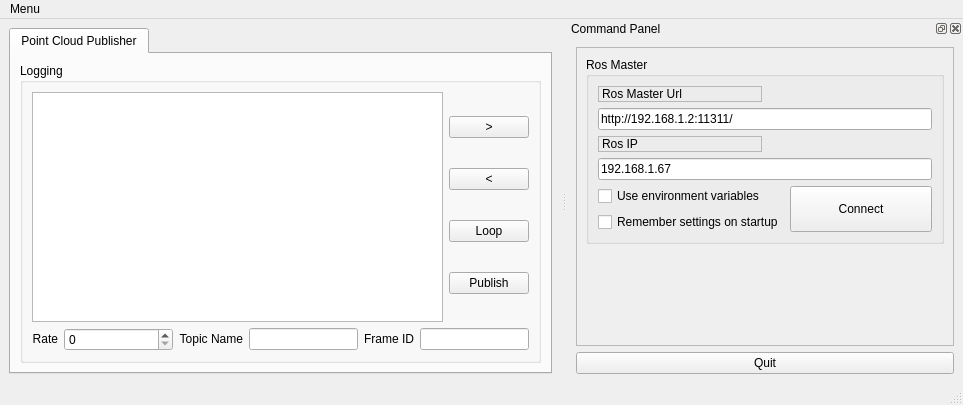
<?xml version="1.0" encoding="UTF-8"?>
<ui version="4.0">
 <class>MainWindowDesign</class>
 <widget class="QMainWindow" name="MainWindowDesign">
  <property name="geometry">
   <rect>
    <x>0</x>
    <y>0</y>
    <width>963</width>
    <height>405</height>
   </rect>
  </property>
  <property name="windowTitle">
   <string>QRosApp</string>
  </property>
  <property name="windowIcon">
   <iconset resource="../resources/images.qrc">
    <normaloff>:/images/icon.png</normaloff>:/images/icon.png</iconset>
  </property>
  <property name="locale">
   <locale language="English" country="Australia"/>
  </property>
  <widget class="QWidget" name="centralwidget">
   <layout class="QHBoxLayout">
    <item>
     <widget class="QTabWidget" name="tab_manager">
      <property name="sizePolicy">
       <sizepolicy hsizetype="Preferred" vsizetype="Preferred">
        <horstretch>0</horstretch>
        <verstretch>0</verstretch>
       </sizepolicy>
      </property>
      <property name="minimumSize">
       <size>
        <width>0</width>
        <height>0</height>
       </size>
      </property>
      <property name="locale">
       <locale language="English" country="Australia"/>
      </property>
      <property name="currentIndex">
       <number>0</number>
      </property>
      <widget class="QWidget" name="tab_status">
       <attribute name="title">
        <string>Point Cloud Publisher</string>
       </attribute>
       <layout class="QVBoxLayout" name="verticalLayout_2">
        <item>
         <widget class="QGroupBox" name="groupBox_log">
          <property name="sizePolicy">
           <sizepolicy hsizetype="Preferred" vsizetype="Preferred">
            <horstretch>0</horstretch>
            <verstretch>0</verstretch>
           </sizepolicy>
          </property>
          <property name="minimumSize">
           <size>
            <width>0</width>
            <height>0</height>
           </size>
          </property>
          <property name="title">
           <string>Logging</string>
          </property>
          <layout class="QGridLayout" name="gridLayout_3">
           <item row="0" column="0">
            <layout class="QVBoxLayout" name="verticalLayout_5">
             <item>
              <widget class="QListView" name="view_logging">
               <property name="sizePolicy">
                <sizepolicy hsizetype="Expanding" vsizetype="Expanding">
                 <horstretch>0</horstretch>
                 <verstretch>0</verstretch>
                </sizepolicy>
               </property>
               <property name="minimumSize">
                <size>
                 <width>0</width>
                 <height>0</height>
                </size>
               </property>
              </widget>
             </item>
            </layout>
           </item>
           <item row="0" column="1">
            <layout class="QVBoxLayout" name="verticalLayout_4">
             <item>
              <widget class="QPushButton" name="pushButton_right">
               <property name="sizePolicy">
                <sizepolicy hsizetype="Fixed" vsizetype="Fixed">
                 <horstretch>0</horstretch>
                 <verstretch>0</verstretch>
                </sizepolicy>
               </property>
               <property name="text">
                <string>&gt;</string>
               </property>
              </widget>
             </item>
             <item>
              <widget class="QPushButton" name="pushButton_left">
               <property name="sizePolicy">
                <sizepolicy hsizetype="Fixed" vsizetype="Fixed">
                 <horstretch>0</horstretch>
                 <verstretch>0</verstretch>
                </sizepolicy>
               </property>
               <property name="text">
                <string>&lt;</string>
               </property>
              </widget>
             </item>
             <item>
              <widget class="QPushButton" name="pushButton_loop">
               <property name="sizePolicy">
                <sizepolicy hsizetype="Fixed" vsizetype="Fixed">
                 <horstretch>0</horstretch>
                 <verstretch>0</verstretch>
                </sizepolicy>
               </property>
               <property name="text">
                <string>Loop</string>
               </property>
              </widget>
             </item>
             <item>
              <widget class="QPushButton" name="pushButton_P">
               <property name="sizePolicy">
                <sizepolicy hsizetype="Fixed" vsizetype="Fixed">
                 <horstretch>0</horstretch>
                 <verstretch>0</verstretch>
                </sizepolicy>
               </property>
               <property name="text">
                <string>Publish</string>
               </property>
               <property name="checkable">
                <bool>true</bool>
               </property>
              </widget>
             </item>
            </layout>
           </item>
           <item row="1" column="0" colspan="2">
            <layout class="QHBoxLayout" name="horizontalLayout">
             <item>
              <widget class="QLabel" name="label_3">
               <property name="sizePolicy">
                <sizepolicy hsizetype="Fixed" vsizetype="Fixed">
                 <horstretch>0</horstretch>
                 <verstretch>0</verstretch>
                </sizepolicy>
               </property>
               <property name="layoutDirection">
                <enum>Qt::LeftToRight</enum>
               </property>
               <property name="text">
                <string>Rate</string>
               </property>
               <property name="alignment">
                <set>Qt::AlignRight|Qt::AlignTrailing|Qt::AlignVCenter</set>
               </property>
              </widget>
             </item>
             <item>
              <widget class="QSpinBox" name="spinBox_r">
               <property name="sizePolicy">
                <sizepolicy hsizetype="Preferred" vsizetype="Fixed">
                 <horstretch>0</horstretch>
                 <verstretch>0</verstretch>
                </sizepolicy>
               </property>
               <property name="minimumSize">
                <size>
                 <width>68</width>
                 <height>0</height>
                </size>
               </property>
               <property name="maximumSize">
                <size>
                 <width>114</width>
                 <height>16777215</height>
                </size>
               </property>
              </widget>
             </item>
             <item>
              <widget class="QLabel" name="label_4">
               <property name="sizePolicy">
                <sizepolicy hsizetype="Fixed" vsizetype="Fixed">
                 <horstretch>0</horstretch>
                 <verstretch>0</verstretch>
                </sizepolicy>
               </property>
               <property name="layoutDirection">
                <enum>Qt::LeftToRight</enum>
               </property>
               <property name="text">
                <string>Topic Name</string>
               </property>
               <property name="alignment">
                <set>Qt::AlignRight|Qt::AlignTrailing|Qt::AlignVCenter</set>
               </property>
              </widget>
             </item>
             <item>
              <widget class="QLineEdit" name="lineEdit_tn">
               <property name="sizePolicy">
                <sizepolicy hsizetype="Preferred" vsizetype="Fixed">
                 <horstretch>0</horstretch>
                 <verstretch>0</verstretch>
                </sizepolicy>
               </property>
               <property name="minimumSize">
                <size>
                 <width>108</width>
                 <height>0</height>
                </size>
               </property>
               <property name="readOnly">
                <bool>false</bool>
               </property>
              </widget>
             </item>
             <item>
              <widget class="QLabel" name="label_5">
               <property name="sizePolicy">
                <sizepolicy hsizetype="Fixed" vsizetype="Fixed">
                 <horstretch>0</horstretch>
                 <verstretch>0</verstretch>
                </sizepolicy>
               </property>
               <property name="layoutDirection">
                <enum>Qt::LeftToRight</enum>
               </property>
               <property name="text">
                <string>Frame ID</string>
               </property>
               <property name="alignment">
                <set>Qt::AlignRight|Qt::AlignTrailing|Qt::AlignVCenter</set>
               </property>
              </widget>
             </item>
             <item>
              <widget class="QLineEdit" name="lineEdit_fi">
               <property name="sizePolicy">
                <sizepolicy hsizetype="Preferred" vsizetype="Fixed">
                 <horstretch>0</horstretch>
                 <verstretch>0</verstretch>
                </sizepolicy>
               </property>
               <property name="minimumSize">
                <size>
                 <width>108</width>
                 <height>0</height>
                </size>
               </property>
              </widget>
             </item>
            </layout>
           </item>
          </layout>
         </widget>
        </item>
       </layout>
      </widget>
     </widget>
    </item>
   </layout>
  </widget>
  <widget class="QMenuBar" name="menubar">
   <property name="geometry">
    <rect>
     <x>0</x>
     <y>0</y>
     <width>963</width>
     <height>31</height>
    </rect>
   </property>
   <widget class="QMenu" name="menu_File">
    <property name="title">
     <string>Menu</string>
    </property>
    <addaction name="separator"/>
    <addaction name="actionAbout"/>
    <addaction name="actionAbout_Qt"/>
    <addaction name="separator"/>
    <addaction name="action_Quit"/>
   </widget>
   <addaction name="menu_File"/>
  </widget>
  <widget class="QStatusBar" name="statusbar"/>
  <widget class="QDockWidget" name="dock_status">
   <property name="sizePolicy">
    <sizepolicy hsizetype="Preferred" vsizetype="Preferred">
     <horstretch>0</horstretch>
     <verstretch>0</verstretch>
    </sizepolicy>
   </property>
   <property name="minimumSize">
    <size>
     <width>396</width>
     <height>346</height>
    </size>
   </property>
   <property name="allowedAreas">
    <set>Qt::RightDockWidgetArea</set>
   </property>
   <property name="windowTitle">
    <string>Command Panel</string>
   </property>
   <attribute name="dockWidgetArea">
    <number>2</number>
   </attribute>
   <widget class="QWidget" name="dockWidgetContents_2">
    <layout class="QVBoxLayout" name="verticalLayout">
     <item>
      <widget class="QFrame" name="frame">
       <property name="sizePolicy">
        <sizepolicy hsizetype="Preferred" vsizetype="Preferred">
         <horstretch>0</horstretch>
         <verstretch>0</verstretch>
        </sizepolicy>
       </property>
       <property name="minimumSize">
        <size>
         <width>0</width>
         <height>0</height>
        </size>
       </property>
       <property name="frameShape">
        <enum>QFrame::StyledPanel</enum>
       </property>
       <property name="frameShadow">
        <enum>QFrame::Raised</enum>
       </property>
       <layout class="QVBoxLayout" name="verticalLayout_3">
        <item>
         <widget class="QGroupBox" name="groupBox">
          <property name="sizePolicy">
           <sizepolicy hsizetype="Preferred" vsizetype="Preferred">
            <horstretch>0</horstretch>
            <verstretch>0</verstretch>
           </sizepolicy>
          </property>
          <property name="minimumSize">
           <size>
            <width>0</width>
            <height>0</height>
           </size>
          </property>
          <property name="title">
           <string>Ros Master</string>
          </property>
          <layout class="QGridLayout" name="gridLayout">
           <item row="2" column="0">
            <widget class="QLabel" name="label_2">
             <property name="sizePolicy">
              <sizepolicy hsizetype="Preferred" vsizetype="Preferred">
               <horstretch>0</horstretch>
               <verstretch>0</verstretch>
              </sizepolicy>
             </property>
             <property name="minimumSize">
              <size>
               <width>0</width>
               <height>0</height>
              </size>
             </property>
             <property name="frameShape">
              <enum>QFrame::StyledPanel</enum>
             </property>
             <property name="frameShadow">
              <enum>QFrame::Raised</enum>
             </property>
             <property name="text">
              <string>Ros IP</string>
             </property>
            </widget>
           </item>
           <item row="0" column="0">
            <widget class="QLabel" name="label">
             <property name="sizePolicy">
              <sizepolicy hsizetype="Preferred" vsizetype="Preferred">
               <horstretch>0</horstretch>
               <verstretch>0</verstretch>
              </sizepolicy>
             </property>
             <property name="minimumSize">
              <size>
               <width>0</width>
               <height>0</height>
              </size>
             </property>
             <property name="frameShape">
              <enum>QFrame::StyledPanel</enum>
             </property>
             <property name="frameShadow">
              <enum>QFrame::Raised</enum>
             </property>
             <property name="text">
              <string>Ros Master Url</string>
             </property>
            </widget>
           </item>
           <item row="4" column="0" colspan="2">
            <layout class="QGridLayout" name="gridLayout_2">
             <item row="0" column="0">
              <widget class="QCheckBox" name="checkbox_use_environment">
               <property name="sizePolicy">
                <sizepolicy hsizetype="Preferred" vsizetype="Preferred">
                 <horstretch>0</horstretch>
                 <verstretch>0</verstretch>
                </sizepolicy>
               </property>
               <property name="minimumSize">
                <size>
                 <width>0</width>
                 <height>0</height>
                </size>
               </property>
               <property name="layoutDirection">
                <enum>Qt::LeftToRight</enum>
               </property>
               <property name="text">
                <string>Use environment variables</string>
               </property>
              </widget>
             </item>
             <item row="1" column="0">
              <widget class="QCheckBox" name="checkbox_remember_settings">
               <property name="sizePolicy">
                <sizepolicy hsizetype="Preferred" vsizetype="Preferred">
                 <horstretch>0</horstretch>
                 <verstretch>0</verstretch>
                </sizepolicy>
               </property>
               <property name="minimumSize">
                <size>
                 <width>0</width>
                 <height>0</height>
                </size>
               </property>
               <property name="layoutDirection">
                <enum>Qt::LeftToRight</enum>
               </property>
               <property name="text">
                <string>Remember settings on startup</string>
               </property>
              </widget>
             </item>
             <item row="0" column="1" rowspan="2">
              <widget class="QPushButton" name="button_connect">
               <property name="enabled">
                <bool>true</bool>
               </property>
               <property name="sizePolicy">
                <sizepolicy hsizetype="Preferred" vsizetype="Preferred">
                 <horstretch>0</horstretch>
                 <verstretch>0</verstretch>
                </sizepolicy>
               </property>
               <property name="minimumSize">
                <size>
                 <width>0</width>
                 <height>0</height>
                </size>
               </property>
               <property name="toolTip">
                <string>Set the target to the current joint trajectory state.</string>
               </property>
               <property name="statusTip">
                <string>Clear all waypoints and set the target to the current joint trajectory state.</string>
               </property>
               <property name="text">
                <string>Connect</string>
               </property>
              </widget>
             </item>
            </layout>
           </item>
           <item row="3" column="0" colspan="2">
            <widget class="QLineEdit" name="line_edit_host">
             <property name="sizePolicy">
              <sizepolicy hsizetype="Preferred" vsizetype="Preferred">
               <horstretch>0</horstretch>
               <verstretch>0</verstretch>
              </sizepolicy>
             </property>
             <property name="minimumSize">
              <size>
               <width>0</width>
               <height>0</height>
              </size>
             </property>
             <property name="text">
              <string>192.168.1.67</string>
             </property>
            </widget>
           </item>
           <item row="1" column="0" colspan="2">
            <widget class="QLineEdit" name="line_edit_master">
             <property name="sizePolicy">
              <sizepolicy hsizetype="Preferred" vsizetype="Preferred">
               <horstretch>0</horstretch>
               <verstretch>0</verstretch>
              </sizepolicy>
             </property>
             <property name="minimumSize">
              <size>
               <width>0</width>
               <height>0</height>
              </size>
             </property>
             <property name="text">
              <string>http://192.168.1.2:11311/</string>
             </property>
            </widget>
           </item>
          </layout>
         </widget>
        </item>
        <item>
         <spacer name="verticalSpacer">
          <property name="sizePolicy">
           <sizepolicy hsizetype="Preferred" vsizetype="Preferred">
            <horstretch>0</horstretch>
            <verstretch>0</verstretch>
           </sizepolicy>
          </property>
          <property name="orientation">
           <enum>Qt::Vertical</enum>
          </property>
          <property name="sizeHint" stdset="0">
           <size>
            <width>20</width>
            <height>40</height>
           </size>
          </property>
         </spacer>
        </item>
       </layout>
      </widget>
     </item>
     <item>
      <widget class="QPushButton" name="quit_button">
       <property name="sizePolicy">
        <sizepolicy hsizetype="Preferred" vsizetype="Preferred">
         <horstretch>0</horstretch>
         <verstretch>0</verstretch>
        </sizepolicy>
       </property>
       <property name="minimumSize">
        <size>
         <width>0</width>
         <height>0</height>
        </size>
       </property>
       <property name="text">
        <string>Quit</string>
       </property>
      </widget>
     </item>
    </layout>
   </widget>
  </widget>
  <action name="action_Quit">
   <property name="text">
    <string>&amp;Quit</string>
   </property>
   <property name="shortcut">
    <string>Ctrl+Q</string>
   </property>
   <property name="shortcutContext">
    <enum>Qt::ApplicationShortcut</enum>
   </property>
  </action>
  <action name="action_Preferences">
   <property name="text">
    <string>&amp;Preferences</string>
   </property>
  </action>
  <action name="actionAbout">
   <property name="text">
    <string>&amp;About</string>
   </property>
  </action>
  <action name="actionAbout_Qt">
   <property name="text">
    <string>About &amp;Qt</string>
   </property>
  </action>
 </widget>
 <resources>
  <include location="../resources/images.qrc"/>
 </resources>
 <connections>
  <connection>
   <sender>action_Quit</sender>
   <signal>triggered()</signal>
   <receiver>MainWindowDesign</receiver>
   <slot>close()</slot>
   <hints>
    <hint type="sourcelabel">
     <x>-1</x>
     <y>-1</y>
    </hint>
    <hint type="destinationlabel">
     <x>399</x>
     <y>299</y>
    </hint>
   </hints>
  </connection>
  <connection>
   <sender>quit_button</sender>
   <signal>clicked()</signal>
   <receiver>MainWindowDesign</receiver>
   <slot>close()</slot>
   <hints>
    <hint type="sourcelabel">
     <x>859</x>
     <y>552</y>
    </hint>
    <hint type="destinationlabel">
     <x>469</x>
     <y>299</y>
    </hint>
   </hints>
  </connection>
 </connections>
</ui>
